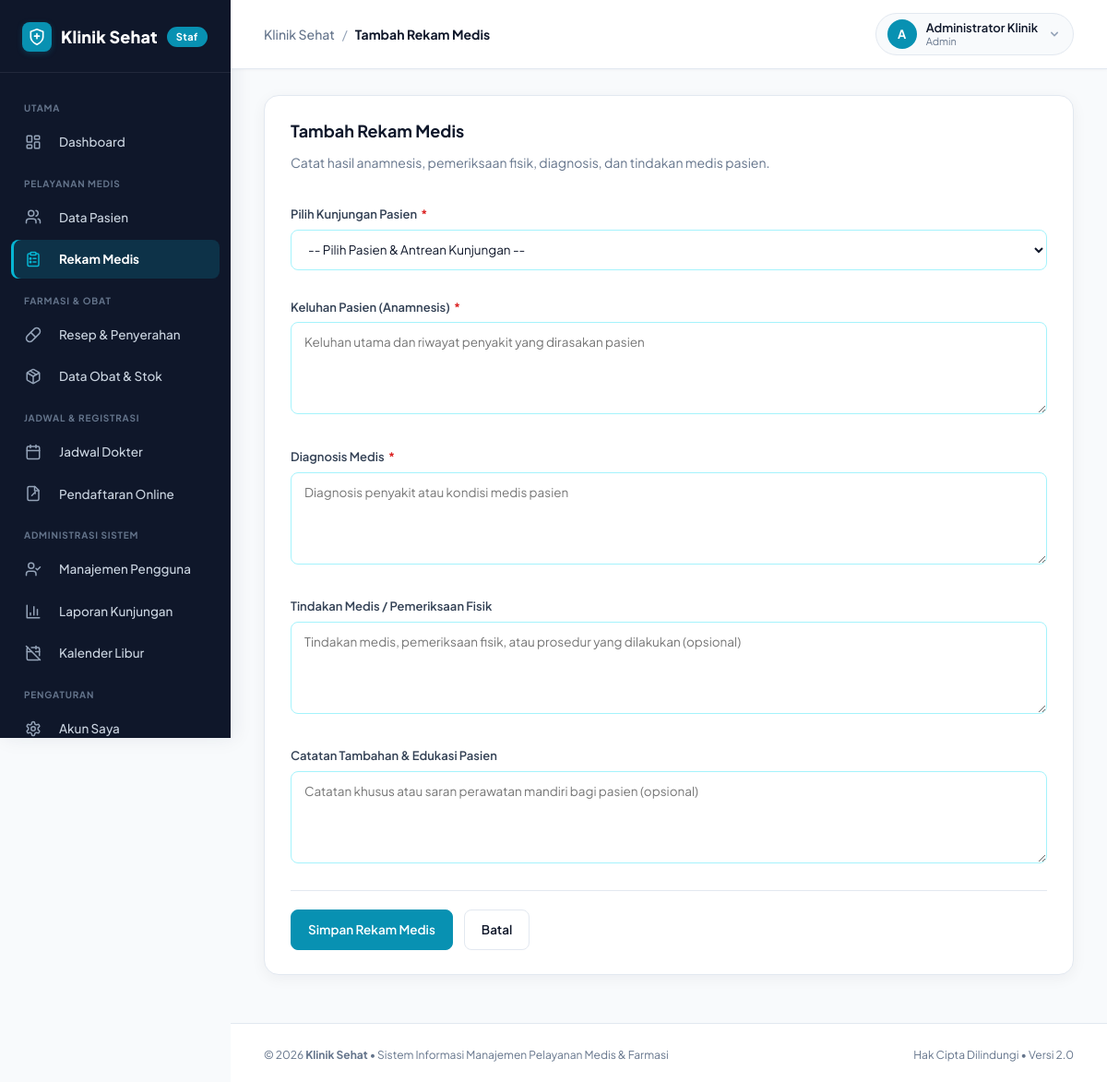
The page /index.php?url=rekam_medis/create (signed in) on the database its author committed.
### tables this page shows
CREATE TABLE users (
    id_user INT AUTO_INCREMENT PRIMARY KEY,
    nama VARCHAR(100) NOT NULL,
    username VARCHAR(50) NOT NULL UNIQUE,
    password VARCHAR(255) NOT NULL,
    role ENUM('admin', 'resepsionis', 'dokter', 'apoteker') NOT NULL DEFAULT 'admin',
    is_active TINYINT(1) NOT NULL DEFAULT 1,
    aktif_mulai DATE NOT NULL,
    aktif_sampai DATE NOT NULL,
    created_at TIMESTAMP DEFAULT CURRENT_TIMESTAMP
);

### controllers/RekamMedisController.php (called while the page is built, shortened)
<?php
class RekamMedisController extends Controller
{
    private $rekamMedis;
    public function __construct()
    {
        require_role('admin', 'dokter');
        $this->rekamMedis = new RekamMedis();
    }
    public function create($id_kunjungan = 0)
    {
        $this->view('rekam_medis/form', [
            'title'     => 'Tambah Rekam Medis',
            'item'      => null,
            'kunjungan' => $this->rekamMedis->kunjunganTersedia($this->doctorId()),
            'terpilih'  => (int) $id_kunjungan,
            'action'    => route('rekam_medis/store')
        ]);
    }
    private function doctorId()
    {
        return has_role('dokter') ? (int) current_user()['id_user'] : null;
    }
}

### index.php (called while the page is built, shortened)
<?php
require_once __DIR__ . '/core/Database.php';
require_once __DIR__ . '/core/Icon.php';
function icon($name, $class = '', $size = 18, $strokeWidth = 2)
{
    return Icon::render($name, $class, $size, $strokeWidth);
}
function e($value)
{
    return htmlspecialchars((string) $value, ENT_QUOTES, 'UTF-8');
}
function route($path = '')
{
    return BASE_URL . '/index.php?url=' . $path;
}
function asset($path)
{
    $file = __DIR__ . '/public/' . $path;
    $version = is_file($file) ? '?v=' . filemtime($file) : '';
    return BASE_URL . '/public/' . $path . $version;
}
function is_logged_in()
{
    return isset($_SESSION['user']);
}
function current_user()
{
    return $_SESSION['user'] ?? null;
}
function has_role(...$roles)
{
    return is_logged_in() && in_array($_SESSION['user']['role'], $roles, true);
}
function require_login()
{
    $stmt = Database::connect()->prepare(
        "SELECT id_user, nama, username, role, is_active, aktif_mulai, aktif_sampai
         FROM users WHERE id_user = ? LIMIT 1"
    );
    $stmt->execute([$_SESSION['user']['id_user']]);
}
function require_role(...$roles)
{
    require_login();
}
$url = trim($_GET['url'] ?? 'beranda', '/');
$parts = $url === '' ? ['beranda'] : explode('/', $url);
$method = preg_replace('/[^a-zA-Z]/', '', $parts[1] ?? 'index');
$params = array_slice($parts, 2);
$controller = new $class();
call_user_func_array([$controller, $method], $params);

### core/Database.php (called while the page is built, shortened)
<?php
class Database
{
    private static $pdo = null;
    public static function connect()
    {
        if (self::$pdo === null) {
            try {
                $dsn = "mysql:host=" . DB_HOST .
                       ";port=" . DB_PORT .
                       ";dbname=" . DB_NAME .
                       ";charset=utf8mb4";
                self::$pdo = new PDO(
                    $dsn,
                    DB_USER,
                    DB_PASS,
                    [
                        PDO::ATTR_ERRMODE => PDO::ERRMODE_EXCEPTION,
                        PDO::ATTR_DEFAULT_FETCH_MODE => PDO::FETCH_ASSOC,
                        PDO::ATTR_EMULATE_PREPARES => false
                    ]
                );
            } catch (PDOException $e) {
                error_log('Database connection failed: ' . $e->getMessage());
                http_response_code(500);
                die('Layanan sedang tidak tersedia. Silakan coba kembali.');
            }
        }
        return self::$pdo;
    }
}

### views/rekam_medis/form.php (the view, shortened to what this page needs)
<?php
require __DIR__ . '/../layouts/header.php';
$v = function ($key) use ($item) {
    return e(old($key, $item[$key] ?? ''));
};
?>
<div class="panel">
    <h2><?= e($title) ?></h2>
    <p class="muted" style="margin-bottom: 20px;">Catat hasil anamnesis, pemeriksaan fisik, diagnosis, dan tindakan medis pasien.</p>
    <form method="post" action="<?= $action ?>" class="staff-form" novalidate>
        <div class="staff-form-grid">
            <?php if ($item): ?>
                <div>
                    <label>Pasien</label>
                    <input type="text" value="<?= e($item['no_rm'] . ' - ' . $item['nama_pasien']) ?>" disabled style="background: #f1f5f9; font-weight: 600;">
                </div>
                <div>
                    <label>Kunjungan</label>
                    <input type="text" value="<?= e(tgl($item['tanggal_kunjungan']) . ' - ' . $item['poli'] . ' (Antrian #' . $item['no_antrian'] . ')') ?>" disabled style="background: #f1f5f9;">
                </div>
            <?php else: ?>
                <div class="field-wide">
                    <label for="id_kunjungan">Pilih Kunjungan Pasien <span class="required">*</span></label>
                    <select id="id_kunjungan" name="id_kunjungan" required>
                        <option value="">-- Pilih Pasien &amp; Antrean Kunjungan --</option>
                    </select>
                </div>
            <?php endif; ?>
            <div class="field-wide">
                <label for="keluhan">Keluhan Pasien (Anamnesis) <span class="required">*</span></label>
                <textarea id="keluhan" name="keluhan" rows="3" placeholder="Keluhan utama dan riwayat penyakit yang dirasakan pasien" required><?= $v('keluhan') ?></textarea>
            </div>
            <div class="field-wide">
                <label for="diagnosa">Diagnosis Medis <span class="required">*</span></label>
                <textarea id="diagnosa" name="diagnosa" rows="3" placeholder="Diagnosis penyakit atau kondisi medis pasien" required><?= $v('diagnosa') ?></textarea>
            </div>
            <div class="field-wide">
                <label for="tindakan">Tindakan Medis / Pemeriksaan Fisik</label>
                <textarea id="tindakan" name="tindakan" rows="3" placeholder="Tindakan medis, pemeriksaan fisik, atau prosedur yang dilakukan (opsional)"><?= $v('tindakan') ?></textarea>
            </div>
            <div class="field-wide">
                <label for="catatan">Catatan Tambahan &amp; Edukasi Pasien</label>
                <textarea id="catatan" name="catatan" rows="3" placeholder="Catatan khusus atau saran perawatan mandiri bagi pasien (opsional)"><?= $v('catatan') ?></textarea>
            </div>
        </div>
        <div class="form-actions" style="margin-top: 24px;">
            <button type="submit" class="btn btn-primary">Simpan Rekam Medis</button>
            <a class="btn" href="<?= route('rekam_medis') ?>">Batal</a>
        </div>
    </form>
</div>
<?php require __DIR__ . '/../layouts/footer.php'; ?>

### views/layouts/header.php (shortened to what this page needs)
<?php
$user = current_user();
$rawUrl = trim($_GET['url'] ?? 'dashboard', '/');
$urlSegments = explode('/', $rawUrl);
$activePage = $urlSegments[0] ?? 'dashboard';
?>
<!DOCTYPE html>
<html lang="id">
<head>
    <link rel="stylesheet" href="<?= asset('css/style.css') ?>">
</head>
<body>
<div class="layout">
    <aside class="sidebar" id="sidebar">
        <div class="brand">
            <a href="<?= route('dashboard') ?>" class="brand-link">
                <span class="brand-badge-icon"><?= icon('shield-plus', '', 20) ?></span>
                <span class="brand-title">Klinik Sehat</span>
                <span class="brand-ribbon">Staf</span>
            </a>
        </div>
        <nav>
            <div class="nav-section-label">UTAMA</div>
            <a href="<?= route('dashboard') ?>" class="<?= $activePage === 'dashboard' ? 'active' : '' ?>" <?= $activePage === 'dashboard' ? 'aria-current="page"' : '' ?>>
                <span class="nav-icon"><?= icon('layout-dashboard') ?></span> Dashboard
            </a>
            <?php if (has_role('admin', 'dokter', 'resepsionis')): ?>
                <div class="nav-section-label">PELAYANAN MEDIS</div>
                <a href="<?= route('pasien') ?>" class="<?= $activePage === 'pasien' ? 'active' : '' ?>" <?= $activePage === 'pasien' ? 'aria-current="page"' : '' ?>>
                    <span class="nav-icon"><?= icon('users') ?></span> Data Pasien
                </a>
            <?php endif; ?>
            <?php if (has_role('admin', 'dokter')): ?>
                <a href="<?= route('rekam_medis') ?>" class="<?= $activePage === 'rekam_medis' ? 'active' : '' ?>" <?= $activePage === 'rekam_medis' ? 'aria-current="page"' : '' ?>>
                    <span class="nav-icon"><?= icon('clipboard-list') ?></span> Rekam Medis
                </a>
            <?php endif; ?>
            <?php if (has_role('admin', 'dokter', 'apoteker')): ?>
                <div class="nav-section-label">FARMASI &amp; OBAT</div>
                <a href="<?= route('resep') ?>" class="<?= $activePage === 'resep' ? 'active' : '' ?>" <?= $activePage === 'resep' ? 'aria-current="page"' : '' ?>>
                    <span class="nav-icon"><?= icon('pill') ?></span> Resep &amp; Penyerahan
                </a>
                <a href="<?= route('obat') ?>" class="<?= $activePage === 'obat' ? 'active' : '' ?>" <?= $activePage === 'obat' ? 'aria-current="page"' : '' ?>>
                    <span class="nav-icon"><?= icon('package') ?></span> Data Obat &amp; Stok
                </a>
            <?php endif; ?>
            <?php if (has_role('admin', 'dokter', 'resepsionis')): ?>
                <div class="nav-section-label">JADWAL &amp; REGISTRASI</div>
                <a href="<?= route('jadwal') ?>" class="<?= $activePage === 'jadwal' ? 'active' : '' ?>" <?= $activePage === 'jadwal' ? 'aria-current="page"' : '' ?>>
                    <span class="nav-icon"><?= icon('calendar') ?></span> Jadwal Dokter
                </a>
            <?php endif; ?>
            <?php if (has_role('admin', 'resepsionis')): ?>
                <a href="<?= route('pendaftaran/verifikasi') ?>" class="<?= $activePage === 'pendaftaran' ? 'active' : '' ?>" <?= $activePage === 'pendaftaran' ? 'aria-current="page"' : '' ?>>
                    <span class="nav-icon"><?= icon('file-signature') ?></span> Pendaftaran Online
                </a>
            <?php endif; ?>
            <?php if (has_role('admin')): ?>
                <div class="nav-section-label">ADMINISTRASI SISTEM</div>
                <a href="<?= route('pengguna') ?>" class="<?= $activePage === 'pengguna' ? 'active' : '' ?>" <?= $activePage === 'pengguna' ? 'aria-current="page"' : '' ?>>
                    <span class="nav-icon"><?= icon('user-check') ?></span> Manajemen Pengguna
                </a>
                <a href="<?= route('laporan') ?>" class="<?= $activePage === 'laporan' ? 'active' : '' ?>" <?= $activePage === 'laporan' ? 'aria-current="page"' : '' ?>>
                    <span class="nav-icon"><?= icon('bar-chart-3') ?></span> Laporan Kunjungan
                </a>
                <a href="<?= route('hari_libur') ?>" class="<?= $activePage === 'hari_libur' ? 'active' : '' ?>" <?= $activePage === 'hari_libur' ? 'aria-current="page"' : '' ?>>
                    <span class="nav-icon"><?= icon('calendar-off') ?></span> Kalender Libur
                </a>
            <?php endif; ?>
            <div class="nav-section-label">PENGATURAN</div>
            <a href="<?= route('akun') ?>" class="<?= $activePage === 'akun' ? 'active' : '' ?>" <?= $activePage === 'akun' ? 'aria-current="page"' : '' ?>>
                <span class="nav-icon"><?= icon('settings') ?></span> Akun Saya
            </a>
        </nav>
    </aside>
    <div class="main-wrapper">
        <header class="top-navbar">
            <div class="top-nav-left">
                <div class="breadcrumb-trail">
                    <span class="breadcrumb-app">Klinik Sehat</span>
                    <span class="breadcrumb-separator">/</span>
                    <span class="breadcrumb-current"><?= e($title ?? 'Dashboard') ?></span>
                </div>
            </div>
            <div class="top-nav-right">
                <div class="user-profile-menu">
                    <button type="button" class="profile-trigger-btn" id="user-menu-btn" aria-expanded="false" aria-haspopup="true">
                        <span class="avatar-circle"><?= strtoupper(substr($user['nama'], 0, 1)) ?></span>
                        <div class="user-meta">
                            <span class="user-display-name"><?= e($user['nama']) ?></span>
                            <span class="user-display-role"><?= e(ucfirst($user['role'])) ?></span>
                        </div>
                        <svg class="dropdown-chevron" width="16" height="16" fill="currentColor" viewBox="0 0 20 20">
                            <path fill-rule="evenodd" d="M5.293 7.293a1 1 0 011.414 0L10 10.586l3.293-3.293a1 1 0 111.414 1.414l-4 4a1 1 0 01-1.414 0l-4-4a1 1 0 010-1.414z" clip-rule="evenodd"/>
                        </svg>
                    </button>
                </div>
            </div>
        </header>
        <main class="content-body">

### rows shown on the page
users: nama "A", nama "Administrator Klinik", role "Admin"

### other values the page prints
$title "Tambah Rekam Medis"
